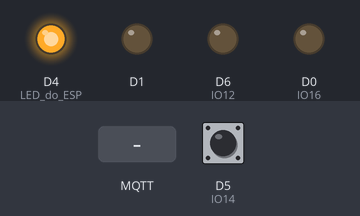
The sketch below on a simulated ESP8266 (NodeMCU). Shown: output pins drawn as LEDs (lit = HIGH). The inputs (shaded band) are chosen by the test bench; at power-on: D5 (IO14) HIGH. WiFi joins after 1.5 s; servers stay silent unless stated; no MQTT or app messages arrive unless stated; what the sketch prints to the serial monitor is not drawn.

Above: at 1.2 s.
1.3 s: MQTT message "L" arrives on the first subscribed topic
At 1.7 s:
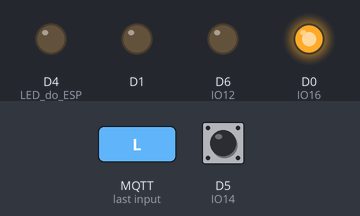
2.8 s: MQTT message "D" arrives on the first subscribed topic
At 3.8 s:
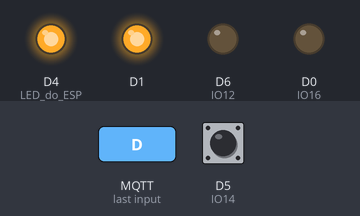
4.3 s: D5 (IO14) pulled LOW for 0.15 s
At 5.0 s:
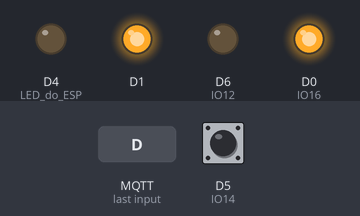
5.9 s: D5 (IO14) pulled LOW for 3.2 s
At 9.8 s:
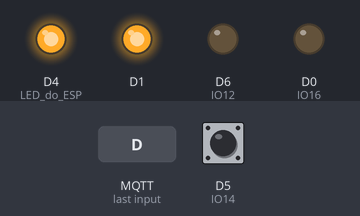
Timing chart, 0 to 11.3 s (numbered marks = the images above; inputs shaded):
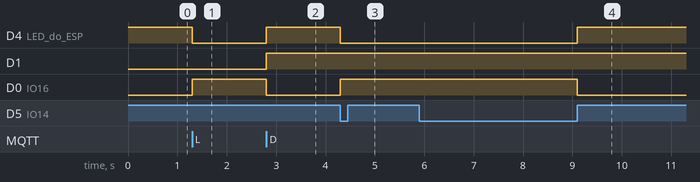

Measured:
- after the input at 1.3 s, D4 (LED_do_ESP): HIGH → LOW at once; D0 (IO16): LOW → HIGH at once
- after the input at 2.8 s, D4 (LED_do_ESP), D1: LOW → HIGH at once; D0 (IO16): HIGH → LOW at once
- after the input at 4.3 s, D4 (LED_do_ESP): HIGH → LOW at once; D0 (IO16): LOW → HIGH at once
- after the input at 5.9 s, D4 (LED_do_ESP): LOW → HIGH after 3.2 s; D0 (IO16): HIGH → LOW after 3.2 s

The sketch:

rsp.ino
```cpp
#include <ESP8266WiFi.h>       // Importa a Biblioteca ESP8266WiFi
#include <PubSubClient.h>      // Importa a Biblioteca PubSubClient
#include <ESP8266WebServer.h>  // Importa a Biblioteca ESP8266WebServer
#include "ESP8266TimerInterrupt.h"

//defines:
//defines de id mqtt e tópicos para publicação e subscribe
String TOPICO_SUBSCRIBE = "Sender";     //tópico MQTT de escuta
#define TOPICO_PUBLISH   "javaTopic"     //tópico MQTT de envio de informações para Broker
boolean state_changed = false;
//int ip_address_device = 0;

String ID_MQTT  ="";

//defines - mapeamento de pinos do NodeMCU

#define IO0    0
#define IO2    2
#define IO4    4
#define IO5    5
#define IO9    9
#define IO10   10
#define IO12   12
#define IO13   13
#define IO14   14
#define IO15   15
#define IO16   16

#define HTTP_REST_PORT 8080

int alreadySet = 0;

ESP8266WebServer httpRestServer(HTTP_REST_PORT);

#define TIMER_INTERVAL_MS        1000

// Init ESP8266 timer 0
ESP8266Timer ITimer;

// WIFI
const char* SSID = ""; // "VIVOFIBRA-019F"; // SSID / nome da rede WI-FI que deseja se conectar
const char* PASSWORD = ""; // "EAEAC6019F"; // Senha da rede WI-FI que deseja se conectar

// MQTT
const char* BROKER_MQTT = "snake.rmq2.cloudamqp.com"; //URL do broker MQTT que se deseja utilizar
int BROKER_PORT = 1883; // Porta do Broker MQTT
const char* USERNAME = "zylppjqz:zylppjqz";
const char* PASSWORD2 = "bxe7Ktszi35KO9-4RHhP2pVhypiPWVk2";


//Variáveis e objetos globais
WiFiClient espClient; // Cria o objeto espClient
PubSubClient MQTT(espClient); // Instancia o Cliente MQTT passando o objeto espClient
char EstadoSaida = '0';  //variável que armazena o estado atual da saída
int ap_mode = 1;

String deviceName = "";
String environment = "";
String user = "";

unsigned char time_lock = 0;

//Prototypes
void initSerial();
void initWiFi();
void initMQTT();
void reconectWiFi();
void mqtt_callback(char* topic, byte* payload, unsigned int length);
void VerificaMQTT(void);
void InitOutput(void);
void ICACHE_RAM_ATTR ISR(void);
void ICACHE_RAM_ATTR TimerHandler(void);

/*
 *  Implementações das funções
 */


void setup()
{
    //inicializações:
    pinMode(D1,OUTPUT);
    WiFi.disconnect(true);
    InitOutput();
    initSerial();
    if(!alreadySet) {
        boolean result = WiFi.softAP("ESPsoftAP_01", "pass-to-soft-AP");
        if(result) {
          Serial.println("\nReady");
          }
        else {
          Serial.println("\nFailed!");
        }
    }
    // initWiFi();
    initMQTT();
    restServerRouting();
    httpRestServer.begin();
    httpRestServer.sendHeader(F("Access-Control-Allow-Origin"), F("*"));
    attachInterrupt(digitalPinToInterrupt(IO14), ISR, CHANGE);

    if (ITimer.attachInterruptInterval(TIMER_INTERVAL_MS * 1000, TimerHandler))
        Serial.println("Starting  ITimer OK, millis() = " + String(millis()));
    else
        Serial.println("Can't set ITimer correctly. Select another freq. or interval");

}


//Função: Rotina de interrupção
//Parâmetros: nenhum
//Retorno: nenhum
void ICACHE_RAM_ATTR ISR(void){
    if(time_lock > 3)
        state_changed = true;
}


//Função: Rotina de interrupção de timer
//Parâmetros: nenhum
//Retorno: nenhum
static bool toggle = false;

void ICACHE_RAM_ATTR TimerHandler(void){
  //timer interrupt toggles pin LED_BUILTIN
  //digitalWrite(LED_BUILTIN, toggle);
  //toggle = !toggle;
  if(time_lock < 253)
    time_lock++;
}


void getHelloWord() {
    httpRestServer.send(200, "application/json", "{\"name\": \"Hello world\"}");
}

void restServerRouting() {
    httpRestServer.on("/", HTTP_GET, []() {
        httpRestServer.send(200, F("text/html"),
            F("Welcome to the REST Web Server"));
    });
    httpRestServer.on(F("/helloWorld"), HTTP_GET, getHelloWord);
    httpRestServer.on(F("/connect"), HTTP_GET, [](){

        SSID = httpRestServer.arg("rede").c_str();
        PASSWORD = httpRestServer.arg("senha").c_str();
        TOPICO_SUBSCRIBE = httpRestServer.arg("routingKey").c_str();
        ID_MQTT = TOPICO_SUBSCRIBE;
        deviceName = httpRestServer.arg("deviceName").c_str();
        String status = httpRestServer.arg("status").c_str();
        environment = httpRestServer.arg("environment").c_str();
        user = httpRestServer.arg("user").c_str();
        //ip_address_device = httpRestServer.arg("endIp").c_str();
        //print(TOPICO_SUBSCRIBE);
        httpRestServer.send(200, F("application/json"),
        F("{\"status\": \"Conectado\"}"));
        delay(3000);
        WiFi.softAPdisconnect (true);
        initWiFi();
        VerificaMQTT();
        EnviaParaBancoDeDados(deviceName, status, environment, user, "newDevice");
        ap_mode = 0;
    });
}
//Função: inicializa comunicação serial com baudrate 115200 (para fins de monitorar no terminal serial
//        o que está acontecendo.
//Parâmetros: nenhum
//Retorno: nenhum
void initSerial()
{
    Serial.begin(115200);
}

//Função: inicializa e conecta-se na rede WI-FI desejada
//Parâmetros: nenhum
//Retorno: nenhum
void initWiFi()
{
    delay(10);
    Serial.println("------Conexao WI-FI------");
    Serial.print("Conectando-se na rede: ");
    Serial.println(SSID);
    Serial.println("Aguarde");

    reconectWiFi();
}

//Função: inicializa parâmetros de conexão MQTT(endereço do
//        broker, porta e seta função de callback)
//Parâmetros: nenhum
//Retorno: nenhum
void initMQTT()
{
    MQTT.setServer(BROKER_MQTT, BROKER_PORT);   //informa qual broker e porta deve ser conectado
    MQTT.setCallback(mqtt_callback);            //atribui função de callback (função chamada quando qualquer informação de um dos tópicos subescritos chega)
}

String getValue(String data, char separator, int index)
{
    int found = 0;
    int strIndex[] = { 0, -1 };
    int maxIndex = data.length() - 1;

    for (int i = 0; i <= maxIndex && found <= index; i++) {
        if (data.charAt(i) == separator || i == maxIndex) {
            found++;
            strIndex[0] = strIndex[1] + 1;
            strIndex[1] = (i == maxIndex) ? i+1 : i;
        }
    }
    return found > index ? data.substring(strIndex[0], strIndex[1]) : "";
}

//Função: função de callback
//        esta função é chamada toda vez que uma informação de
//        um dos tópicos subescritos chega)
//Parâmetros: nenhum
//Retorno: nenhum
void mqtt_callback(char* topic, byte* payload, unsigned int length)
{
    String msg;

    //obtem a string do payload recebido
    for(int i = 0; i < length; i++)
    {
       char c = (char)payload[i];
       msg += c;
    }
    Serial.println("Recebi mensagem");

    //toma ação dependendo da string recebida:
    //verifica se deve colocar nivel alto de tensão na saída D0:
    //IMPORTANTE: o Led já contido na placa é acionado com lógica invertida (ou seja,
    //enviar HIGH para o output faz o Led apagar / enviar LOW faz o Led acender)
    if (msg.equals("L"))
    {
        digitalWrite(D1,LOW);
        digitalWrite(LED_BUILTIN, LOW);
        digitalWrite(IO16, HIGH);
        EstadoSaida = '1';
        Serial.println("L");
        deviceName = getValue(ID_MQTT, '_', 0);
        environment = getValue(ID_MQTT, '_', 1);
        user = getValue(ID_MQTT, '_', 3);
        Serial.println("deviceName" + deviceName);
        Serial.println("env" + environment);
        Serial.println("user" + user);
        EnviaParaBancoDeDados(deviceName, "on", environment, user, "updateStatus");
    }

    //verifica se deve colocar nivel alto de tensão na saída D0:
    if (msg.equals("D"))
    {
        deviceName = getValue(ID_MQTT, '_', 0);
        environment = getValue(ID_MQTT, '_', 1);
        user = getValue(ID_MQTT, '_', 3);
        EnviaParaBancoDeDados(deviceName, "off", environment, user, "updateStatus");
        digitalWrite(D1,HIGH);
        digitalWrite(LED_BUILTIN, HIGH);
        digitalWrite(IO16, LOW);
        EstadoSaida = '0';
        Serial.println("D");
    }

}

//Função: reconecta-se ao broker MQTT (caso ainda não esteja conectado ou em caso de a conexão cair)
//        em caso de sucesso na conexão ou reconexão, o subscribe dos tópicos é refeito.
//Parâmetros: nenhum
//Retorno: nenhum
void reconnectMQTT()
{
    if(!MQTT.connected())
    {
        // Serial.print("* Tentando se conectar ao Broker MQTT: ");
        // Serial.println(BROKER_MQTT);
        if (MQTT.connect(ID_MQTT.c_str(), USERNAME, PASSWORD2))
        {
            Serial.println("Conectado com sucesso ao broker MQTT!");
            MQTT.subscribe(TOPICO_SUBSCRIBE.c_str());
        }
        else
        {
            // Serial.println("Falha ao reconectar no broker.");
            // Serial.println("Havera nova tentatica de conexao em 2s");
            delay(2000);
        }
    }
}

//Função: reconecta-se ao WiFi
//Parâmetros: nenhum
//Retorno: nenhum
void reconectWiFi()
{
    //se já está conectado a rede WI-FI, nada é feito.
    //Caso contrário, são efetuadas tentativas de conexão
    if (WiFi.status() == WL_CONNECTED)
        return;

    WiFi.begin(SSID, PASSWORD); // Conecta na rede WI-FI
    //IPAddress ip(192, 168, 0, ip_address_device);
    //IPAddress gateway(192, 168, 0, 254);
    //IPAddress subnet(255, 255, 255, 0);
    //WiFi.config(ip, gateway, subnet);

    while (WiFi.status() != WL_CONNECTED)
    {
        delay(100);
        Serial.print(".");
    }

    Serial.println();
    Serial.print("Conectado com sucesso na rede ");
    Serial.print(SSID);
    Serial.println("IP obtido: ");
    Serial.println(WiFi.localIP());
}

//Função: verifica o estado das conexões WiFI e ao broker MQTT.
//        Em caso de desconexão (qualquer uma das duas), a conexão
//        é refeita.
//Parâmetros: nenhum
//Retorno: nenhum
void VerificaMQTT(void)
{
    if (!MQTT.connected())
        reconnectMQTT(); //se não há conexão com o Broker, a conexão é refeita

     // reconectWiFi(); //se não há conexão com o WiFI, a conexão é refeita
}

//Função: envia ao Broker o estado atual do output
//Parâmetros: nenhum
//Retorno: nenhum
void EnviaEstadoOutputMQTT(void){

    digitalWrite(LED_BUILTIN, !digitalRead(LED_BUILTIN));
    digitalWrite(IO16, !digitalRead(IO16));
    EstadoSaida = (EstadoSaida == '1')?'0':'1';
    Serial.println((EstadoSaida == '1')?"L":"D");
    if (EstadoSaida == '0')
        //MQTT.publish(TOPICO_PUBLISH, ("{\"nome\": \""+ID_MQTT+"\",\"comando\": \"L\"}").c_str());
        EnviaParaBancoDeDados(deviceName, "off", environment, user, "updateStatus");
    if (EstadoSaida == '1')
        //MQTT.publish(TOPICO_PUBLISH, ("{\"nome\": \""+ID_MQTT+"\",\"comando\": \"D\"}").c_str());
        EnviaParaBancoDeDados(deviceName, "on", environment, user, "updateStatus");

    state_changed = false;
    time_lock = 0;
    delay(300);
}

void EnviaParaBancoDeDados(String name, String status, String environmentDevice, String userDevice, String action) {
    MQTT.publish(TOPICO_PUBLISH, ("{\"name\": \""+name+"\",\"status\": \""+status+"\",\"environment\": \""+environmentDevice+"\",\"user\": \""+userDevice+"\",\"action\": \""+action+"\"}").c_str());
}


//Função: inicializa o output em nível lógico baixo
//Parâmetros: nenhum
//Retorno: nenhum
void InitOutput(void)
{
    //IMPORTANTE: o Led já contido na placa é acionado com lógica invertida (ou seja,
    //enviar HIGH para o output faz o Led apagar / enviar LOW faz o Led acender)
    pinMode(LED_BUILTIN, OUTPUT);         //LED do ESP
    pinMode(IO16, OUTPUT);                //Relé da placa
    pinMode(IO12, OUTPUT);                //Sinal Alto para detecção de borda do interruptor
    pinMode(IO14, INPUT_PULLUP);          //entrada que vai detectar a mudança de estado do interruptor

    digitalWrite(LED_BUILTIN, HIGH);
    digitalWrite(IO14, LOW);
    digitalWrite(IO16, LOW);
    digitalWrite(IO12, LOW);

}


//programa principal
void loop()
{
    //garante funcionamento das conexões WiFi e ao broker MQTT
    VerificaMQTT();

    if (!ap_mode) {
      reconectWiFi();
      Serial.println(WiFi.localIP());
    } else {
      Serial.println("Ap Mode Active");
      Serial.println(WiFi.localIP());
      Serial.println(WiFi.softAPIP());
    }

    //envia o status de todos os outputs para o Broker no protocolo esperado
    if(state_changed)EnviaEstadoOutputMQTT();

    //keep-alive da comunicação com broker MQTT
    MQTT.loop();

    httpRestServer.handleClient();
}
```
